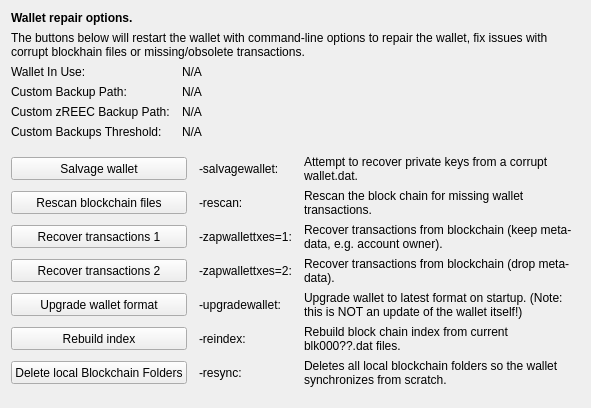
     <widget class="QWidget" name="tab_repair">
      <attribute name="title">
       <string>&amp;Wallet Repair</string>
      </attribute>
      <layout class="QGridLayout" name="gridLayout_4" columnstretch="0,0,0,0">
       <property name="horizontalSpacing">
        <number>12</number>
       </property>
       <item row="0" column="0" colspan="4">
        <widget class="QLabel" name="label_repair_header">
         <property name="font">
          <font>
           <weight>75</weight>
           <bold>true</bold>
          </font>
         </property>
         <property name="text">
          <string>Wallet repair options.</string>
         </property>
        </widget>
       </item>
       <item row="1" column="0" colspan="4">
        <widget class="QLabel" name="label_repair_helptext">
         <property name="font">
          <font>
           <weight>50</weight>
           <bold>false</bold>
          </font>
         </property>
         <property name="text">
          <string>The buttons below will restart the wallet with command-line options to repair the wallet, fix issues with corrupt blockhain files or missing/obsolete transactions.</string>
         </property>
         <property name="wordWrap">
          <bool>true</bool>
         </property>
        </widget>
       </item>
       <item row="2" column="0">
        <widget class="QLabel" name="wallet_path_label">
         <property name="text">
          <string>Wallet In Use:</string>
         </property>
        </widget>
       </item>
       <item row="2" column="1" colspan="3">
        <widget class="QLabel" name="wallet_path">
         <property name="cursor">
          <cursorShape>IBeamCursor</cursorShape>
         </property>
         <property name="text">
          <string>N/A</string>
         </property>
         <property name="textFormat">
          <enum>Qt::PlainText</enum>
         </property>
         <property name="textInteractionFlags">
          <set>Qt::LinksAccessibleByMouse|Qt::TextSelectableByKeyboard|Qt::TextSelectableByMouse</set>
         </property>
        </widget>
       </item>
       <item row="3" column="0">
        <widget class="QLabel" name="wallet_custombackuppath_label">
         <property name="visible">
          <bool>false</bool>
         </property>
         <property name="text">
          <string>Custom Backup Path:</string>
         </property>
        </widget>
       </item>
       <item row="3" column="1" colspan="3">
        <widget class="QLabel" name="wallet_custombackuppath">
         <property name="cursor">
          <cursorShape>IBeamCursor</cursorShape>
         </property>
         <property name="visible">
          <bool>false</bool>
         </property>
         <property name="text">
          <string>N/A</string>
         </property>
         <property name="textFormat">
          <enum>Qt::PlainText</enum>
         </property>
         <property name="textInteractionFlags">
          <set>Qt::LinksAccessibleByMouse|Qt::TextSelectableByKeyboard|Qt::TextSelectableByMouse</set>
         </property>
        </widget>
       </item>
       <item row="4" column="0">
        <widget class="QLabel" name="wallet_customzreecbackuppath_label">
         <property name="visible">
          <bool>false</bool>
         </property>
         <property name="text">
          <string>Custom zREEC Backup Path:</string>
         </property>
        </widget>
       </item>
       <item row="4" column="1" colspan="3">
        <widget class="QLabel" name="wallet_customzreecbackuppath">
         <property name="cursor">
          <cursorShape>IBeamCursor</cursorShape>
         </property>
         <property name="visible">
          <bool>false</bool>
         </property>
         <property name="text">
          <string>N/A</string>
         </property>
         <property name="textFormat">
          <enum>Qt::PlainText</enum>
         </property>
         <property name="textInteractionFlags">
          <set>Qt::LinksAccessibleByMouse|Qt::TextSelectableByKeyboard|Qt::TextSelectableByMouse</set>
         </property>
        </widget>
       </item>
       <item row="5" column="0">
        <widget class="QLabel" name="wallet_custombackupthreshold_label">
         <property name="visible">
          <bool>false</bool>
         </property>
         <property name="text">
          <string>Custom Backups Threshold:</string>
         </property>
        </widget>
       </item>
       <item row="5" column="1" colspan="3">
        <widget class="QLabel" name="wallet_custombackupthreshold">
         <property name="cursor">
          <cursorShape>IBeamCursor</cursorShape>
         </property>
         <property name="visible">
          <bool>false</bool>
         </property>
         <property name="text">
          <string>N/A</string>
         </property>
         <property name="textFormat">
          <enum>Qt::PlainText</enum>
         </property>
         <property name="textInteractionFlags">
          <set>Qt::LinksAccessibleByMouse|Qt::TextSelectableByKeyboard|Qt::TextSelectableByMouse</set>
         </property>
        </widget>
       </item>
       <item row="6" column="0">
        <spacer name="verticalSpacer_repair1">
         <property name="orientation">
          <enum>Qt::Vertical</enum>
         </property>
         <property name="sizeHint" stdset="0">
          <size>
           <width>10</width>
           <height>10</height>
          </size>
         </property>
        </spacer>
       </item>
       <item row="7" column="0" colspan="2">
        <widget class="QPushButton" name="btn_salvagewallet">
         <property name="minimumSize">
          <size>
           <width>100</width>
           <height>23</height>
          </size>
         </property>
         <property name="text">
          <string>Salvage wallet</string>
         </property>
        </widget>
       </item>
       <item row="7" column="2">
        <widget class="QLabel" name="label_repair_salvage_command">
         <property name="text">
          <string notr="true">-salvagewallet:</string>
         </property>
        </widget>
       </item>
       <item row="7" column="3">
        <widget class="QLabel" name="label_repair_salvage">
         <property name="text">
          <string>Attempt to recover private keys from a corrupt wallet.dat.</string>
         </property>
         <property name="wordWrap">
          <bool>true</bool>
         </property>
        </widget>
       </item>
       <item row="8" column="0" colspan="2">
        <widget class="QPushButton" name="btn_rescan">
         <property name="minimumSize">
          <size>
           <width>100</width>
           <height>23</height>
          </size>
         </property>
         <property name="text">
          <string>Rescan blockchain files</string>
         </property>
        </widget>
       </item>
       <item row="8" column="2">
        <widget class="QLabel" name="label_repair_rescan_command">
         <property name="text">
          <string notr="true">-rescan:</string>
         </property>
        </widget>
       </item>
       <item row="8" column="3">
        <widget class="QLabel" name="label_repair_rescan">
         <property name="text">
          <string>Rescan the block chain for missing wallet transactions.</string>
         </property>
         <property name="wordWrap">
          <bool>true</bool>
         </property>
        </widget>
       </item>
       <item row="9" column="0" colspan="2">
        <widget class="QPushButton" name="btn_zapwallettxes1">
         <property name="minimumSize">
          <size>
           <width>100</width>
           <height>23</height>
          </size>
         </property>
         <property name="text">
          <string>Recover transactions 1</string>
         </property>
        </widget>
       </item>
       <item row="9" column="2">
        <widget class="QLabel" name="label_repair_zap1_command">
         <property name="text">
          <string notr="true">-zapwallettxes=1:</string>
         </property>
        </widget>
       </item>
       <item row="9" column="3">
        <widget class="QLabel" name="label_repair_zap1">
         <property name="text">
          <string>Recover transactions from blockchain (keep meta-data, e.g. account owner).</string>
         </property>
         <property name="wordWrap">
          <bool>true</bool>
         </property>
        </widget>
       </item>
       <item row="10" column="0" colspan="2">
        <widget class="QPushButton" name="btn_zapwallettxes2">
         <property name="minimumSize">
          <size>
           <width>100</width>
           <height>23</height>
          </size>
         </property>
         <property name="text">
          <string>Recover transactions 2</string>
         </property>
        </widget>
       </item>
       <item row="10" column="2">
        <widget class="QLabel" name="label_repair_zap2_command">
         <property name="text">
          <string notr="true">-zapwallettxes=2:</string>
         </property>
        </widget>
       </item>
       <item row="10" column="3">
        <widget class="QLabel" name="label_repair_zap2">
         <property name="text">
          <string>Recover transactions from blockchain (drop meta-data).</string>
         </property>
         <property name="wordWrap">
          <bool>true</bool>
         </property>
        </widget>
       </item>
       <item row="11" column="0" colspan="2">
        <widget class="QPushButton" name="btn_upgradewallet">
         <property name="minimumSize">
          <size>
           <width>100</width>
           <height>23</height>
          </size>
         </property>
         <property name="text">
          <string>Upgrade wallet format</string>
         </property>
        </widget>
       </item>
       <item row="11" column="2">
        <widget class="QLabel" name="label_repair_upgrade_command">
         <property name="text">
          <string notr="true">-upgradewallet:</string>
         </property>
        </widget>
       </item>
       <item row="11" column="3">
        <widget class="QLabel" name="label_repair_upgrade">
         <property name="text">
          <string>Upgrade wallet to latest format on startup. (Note: this is NOT an update of the wallet itself!)</string>
         </property>
         <property name="wordWrap">
          <bool>true</bool>
         </property>
        </widget>
       </item>
       <item row="12" column="0" colspan="2">
        <widget class="QPushButton" name="btn_reindex">
         <property name="minimumSize">
          <size>
           <width>100</width>
           <height>23</height>
          </size>
         </property>
         <property name="text">
          <string>Rebuild index</string>
         </property>
        </widget>
       </item>
       <item row="12" column="2">
        <widget class="QLabel" name="label_repair_reindex_command">
         <property name="text">
          <string notr="true">-reindex:</string>
         </property>
        </widget>
       </item>
       <item row="12" column="3">
        <widget class="QLabel" name="label_repair_reindex">
         <property name="text">
          <string>Rebuild block chain index from current blk000??.dat files.</string>
         </property>
         <property name="wordWrap">
          <bool>true</bool>
         </property>
        </widget>
       </item>
       <item row="13" column="0" colspan="2">
        <widget class="QPushButton" name="btn_resync">
         <property name="minimumSize">
          <size>
           <width>100</width>
           <height>23</height>
          </size>
         </property>
         <property name="text">
          <string>Delete local Blockchain Folders</string>
         </property>
        </widget>
       </item>
       <item row="13" column="2">
        <widget class="QLabel" name="label_repair_resync_command">
         <property name="text">
          <string>-resync:</string>
         </property>
        </widget>
       </item>
       <item row="13" column="3">
        <widget class="QLabel" name="label_repair_resync">
         <property name="text">
          <string>Deletes all local blockchain folders so the wallet synchronizes from scratch.</string>
         </property>
         <property name="wordWrap">
          <bool>true</bool>
         </property>
        </widget>
       </item>
       <item row="14" column="0">
        <spacer name="verticalSpacer_repair2">
         <property name="orientation">
          <enum>Qt::Vertical</enum>
         </property>
         <property name="sizeHint" stdset="0">
          <size>
           <width>20</width>
           <height>10</height>
          </size>
         </property>
        </spacer>
       </item>
      </layout>
     </widget>
